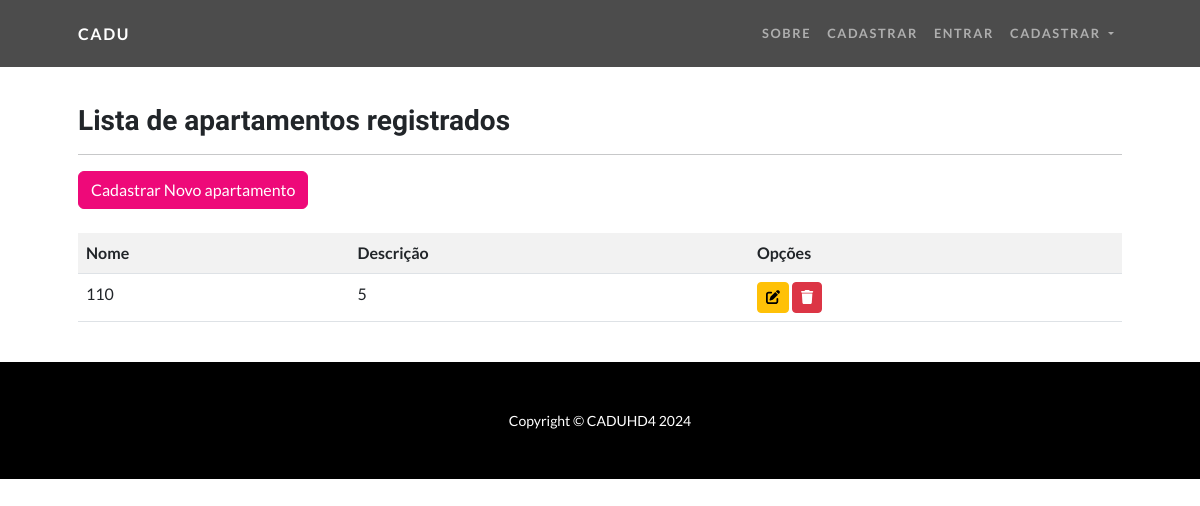
/listar/apartamentos/, run on an earlier commit of the app's database.
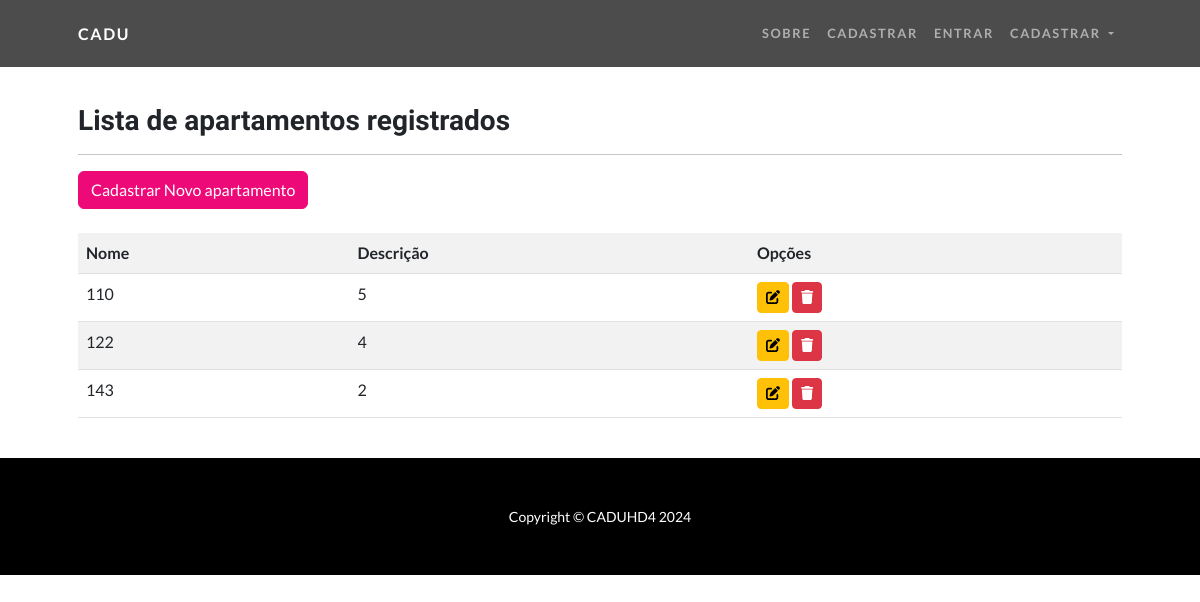
And on a later commit of the database.
### cadastros/models.py (models this page shows, shortened)
class Apartamento(models.Model):
    numero = models.IntegerField()
    bloco = models.CharField(max_length=10)

### cadastros/views.py (the view)
# urls.py: path('listar/apartamentos/', ApartamentoList.as_view(), name='list-apartamento'),
class ApartamentoList(ListView):
    model = Apartamento
    template_name = 'cadastros/listas/apartamento.html'
    context_object_name = 'apartamentos'

### cadastros/templates/cadastros/listas/apartamento.html (shortened to what this page needs)
{% extends "paginas/modelo.html" %}
{% load static %}
{% block content %}
<h3>Lista de apartamentos registrados</h3>
<hr>
<div class="text-right mb-3">
    <a href="{% url 'add-apartamento' %}" class="btn btn-primary">Cadastrar Novo apartamento</a>
</div>
<div class="table-responsive mt-4">
    <table class="table table-striped">
        <tr>
            <th>Nome</th>
            <th>Descrição</th>
            <th>Opções</th>
        </tr>
        {% for apartamentos in object_list %}
        <tr>
            <td>{{apartamentos.numero }} </td>
            <td>{{apartamentos.bloco }} </td>
            <td>
                <a href="{% url 'update-apartamento' apartamentos.pk %}" class="btn btn-warning btn-sm"><i class="fas fa-edit"></i></a>
                <a href="{% url 'delete-apartamento' apartamentos.pk %}" class="btn btn-danger btn-sm"><i class="fas fa-trash"></i></a>
            </td>
        </tr>
        {% empty %}
        <tr>
            <td colspan="3">Nenhum apartamento resgistrado.</td>
        </tr>
        {% endfor %}
    </table>
</div>
{% endblock %}

What changed in the data, as far as the page shows it:
added Apartamento: numero "122", bloco "4"
added Apartamento: numero "143", bloco "2"
